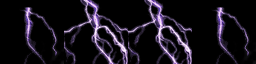

This game map was drawn from its Tiled (.tmx) file and the tilesets committed beside it. A one-line description and the full map source follow:
An orthogonal 4x1 tile map with 64x64 px tiles, 1 tile layer (Tile Layer 1).

<map version="1.9" tiledversion="1.9.2" orientation="orthogonal" renderorder="right-down" width="4" height="1" tilewidth="64" tileheight="64" infinite="0" nextlayerid="2" nextobjectid="1">
 <tileset firstgid="1" source="sprite-sheet-with-lightnings-thunderbolt-strikes-set-fx-animation-realistic-set-purple-electric-impact-night-sparking-discharge-thunderstorm-isolated-transparent-background_107791-4362.png.tsx" />
 <layer id="1" name="Tile Layer 1" width="4" height="1">
  <data encoding="csv">
14,23,23,14
</data>
 </layer>
</map>
